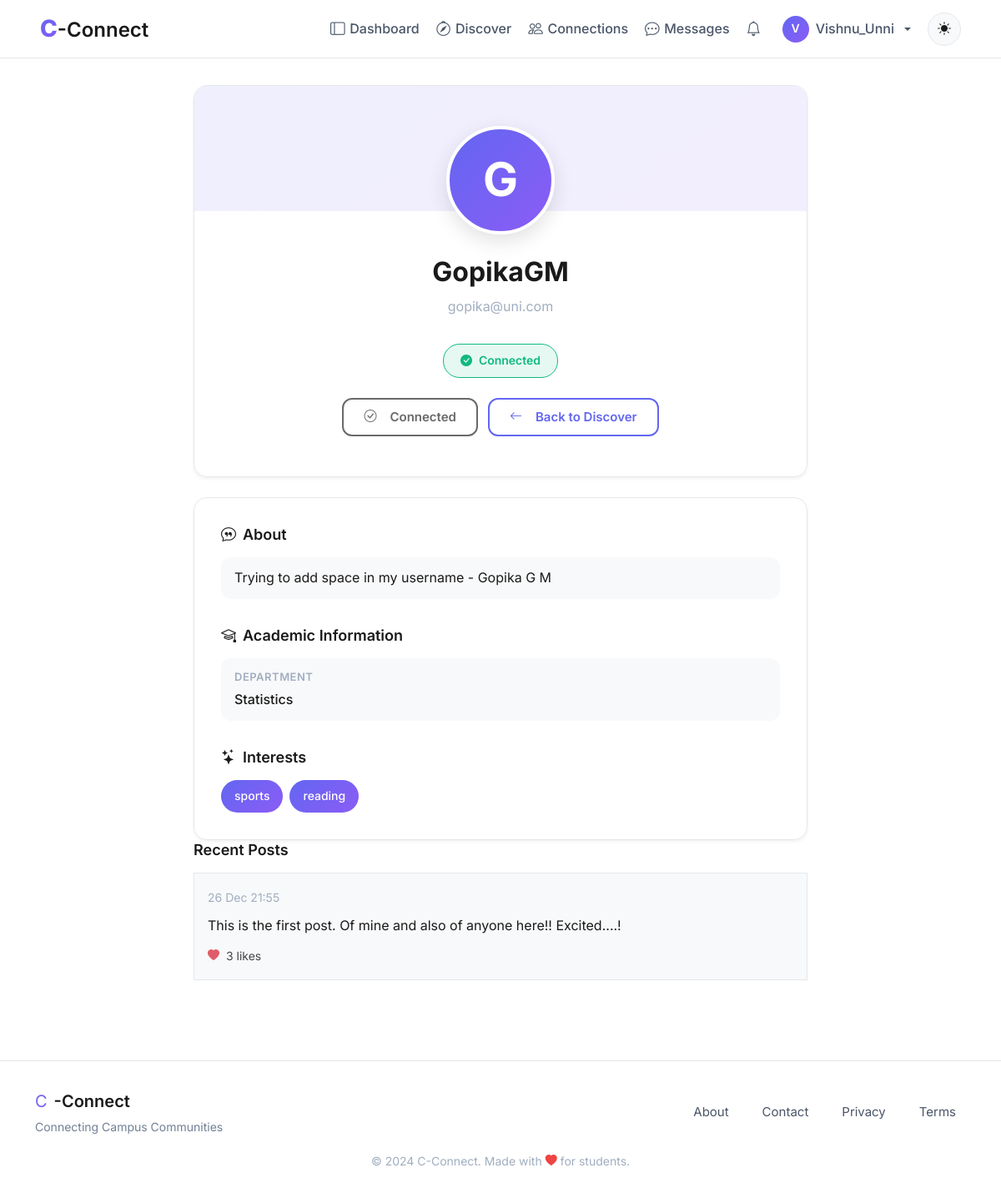
/user/26 (signed in), run on the app's committed database.
### models.py (models this page shows, shortened)
class User(UserMixin, db.Model):
    id = db.Column(db.Integer, primary_key=True, autoincrement=True)  # Unique identifier
    username = db.Column(db.String(100), nullable=False)  # Name of the user (later can add this unique if needed)
    email = db.Column(db.String(120), nullable=False, unique=True)  # Email of the user
    password = db.Column(db.String(200), nullable=False)  # Passwords not hashed yet (done in setup_db.py)
    created_at = db.Column(db.DateTime, default=db.func.now())  # Timestamp of account creation
    last_login = db.Column(db.DateTime, nullable=True)  # Timestamp of last login
    pass

class Profile(db.Model):
    id = db.Column(db.Integer, primary_key=True, autoincrement=True)  # Unique identifier
    user_id = db.Column(db.Integer, db.ForeignKey('user.id'), nullable=False,unique=True)  # Foreign key to User
    bio = db.Column(db.Text, nullable=True)
    profile_picture = db.Column(db.String(225), nullable=True)  # URL to profile
    department = db.Column(db.String(100), nullable=True)
    year=db.Column(db.String(20),nullable=True)
    interests=db.Column(db.JSON,nullable=True,default=list) #or db.String(500), can be comma separated values or db.Text
    location = db.Column(db.String(150), nullable=True)
    visibility = db.Column(db.String(50), default='public')  # public, private, connections-only
    updated_at = db.Column(db.DateTime, default=db.func.now(), onupdate=db.func.now())
    user = db.relationship('User', backref=db.backref('profile', uselist=False)) #here changed 'profiles' to 'profile'

class Post(db.Model):
    __tablename__ = "posts"
    id = db.Column(db.Integer, primary_key=True)
    user_id = db.Column(db.Integer, db.ForeignKey("user.id"), nullable=False)
    content = db.Column(db.Text, nullable=False)
    created_at = db.Column(db.DateTime, default=db.func.now(), index=True)
    user = db.relationship("User", backref="posts", lazy=True)
    likes = db.relationship(
        "PostLike",
        backref="post",
        cascade="all, delete-orphan",
        lazy="select"
    )

### blueprints/main/routes.py (the view)
@main.route("/user/<int:user_id>")
@login_required
def view_user_profile(user_id):
    if user_id <= 0 or user_id == current_user.id:
        return redirect(url_for("auth.profile"))
    user = User.query.get_or_404(user_id)
    profile = user.profile
    conn = Connection.query.filter(
        ((Connection.user_id == current_user.id) & (Connection.target_user_id == user_id)) |
        ((Connection.user_id == user_id) & (Connection.target_user_id == current_user.id))
    ).first()
    posts = (
        Post.query
        .filter_by(user_id=user.id)
        .order_by(Post.created_at.desc())
        .limit(10)
        .all()
    )
    if current_user.id != user.id:
        try:
            last_visit = (
                ProfileVisit.query
                .filter_by(viewer_id=current_user.id, viewed_id=user.id)
                .order_by(ProfileVisit.timestamp.desc())
                .first()
            )
            if not last_visit or (datetime.now(timezone.utc) - last_visit.timestamp).total_seconds() > 1800: #30 minutes
                v = ProfileVisit(viewer_id=current_user.id, viewed_id=user.id)
                db.session.add(v)
                db.session.commit()
        except:
            db.session.rollback()
    return render_template(
        "main/user_profile.html",
        user=user,
        profile=profile,
        conn=conn,
        posts=posts
    )

### blueprints/main/templates/main/user_profile.html (shortened to what this page needs)
{% extends "base.html" %}
{% block body %}
<div class="profile-container">
    <div class="container">
        <div class="row justify-content-center">
            <div class="col-lg-8">
                <div class="profile-header-card glass-card animate-on-scroll">
                        <div class="profile-avatar user-avatar profile-avatar-large">
    <span class="avatar-fallback" style="display: none;">
        {{ user.username[0].upper() }}
    </span>
    </div>
                    <h1 class="profile-name">{{ user.username }}</h1>
                    <p class="profile-email">{{ user.email }}</p>
                    {% if conn %}
                        {% if conn.status == 'accepted' %}
                            <div class="connection-status status-connected">
                                <i class="bi bi-check-circle-fill"></i>
                                Connected
                            </div>
                        {% endif %}
                    {% endif %}
                    <div class="action-buttons">
                        {% if conn is none %}
                            <form method="POST" action="{{ url_for('connections.connections_send', target_id=user.id) }}">
                                <input type="hidden" name="csrf_token" value="{{ csrf_token() }}">
                                <button class="btn btn-primary-custom">
                                    <i class="bi bi-person-plus me-2"></i>Send Connection Request
                                </button>
                            </form>
                        {% elif conn.status == 'pending' and conn.user_id == current_user.id %}
                            <button class="btn btn-outline-custom" disabled>
                                <i class="bi bi-clock me-2"></i>Request Pending
                            </button>
                        {% elif conn.status == 'accepted' %}
                            <button class="btn btn-outline-custom" disabled>
                                <i class="bi bi-check-circle me-2"></i>Connected
                            </button>
                        {% endif %}
                        <a href="{{ url_for('main.search_page') }}" class="btn btn-outline-custom">
                            <i class="bi bi-arrow-left me-2"></i>Back to Discover
                        </a>
                    </div>
                </div>
                <div class="profile-info-card glass-card animate-on-scroll mt-4">
                    {% if profile and profile.bio %}
                    <div class="info-section">
                        <h2 class="info-title">
                            <i class="bi bi-chat-quote"></i>
                            About
                        </h2>
                        <div class="info-item">
                            <p style="margin: 0; line-height: 1.6; color: var(--text-primary);">
                                {{ profile.bio }}
                            </p>
                        </div>
                    </div>
                    {% endif %}
                    {% if profile and (profile.department or profile.year or profile.location) %}
                    <div class="info-section">
                        <h2 class="info-title">
                            <i class="bi bi-mortarboard"></i>
                            Academic Information
                        </h2>
                        {% if profile.department %}
                        <div class="info-item">
                            <div class="info-label">Department</div>
                            <div class="info-value">{{ profile.department }}</div>
                        </div>
                        {% endif %}
                    </div>
                    {% endif %}
                    {% if profile and profile.interests %}
                    <div class="info-section">
                        <h2 class="info-title">
                            <i class="bi bi-stars"></i>
                            Interests
                        </h2>
                        <div class="interests-list">
                            {% for interest in profile.interests %}
                                <span class="interest-badge">{{ interest }}</span>
                            {% endfor %}
                        </div>
                    </div>
                    {% endif %}
                </div>
                {% if posts %}
                <div class="info-section">
                    <h2 class="info-title">
                        Recent Posts
                    </h2>
                    <div class="posts-list">
                        {% for post in posts %}
                        <div class="post-item">
                            <div class="post-meta">
                                <small class="text-muted">{{ post.created_at.strftime("%d %b %H:%M") }}</small>
                            </div>
                            <p class="post-content">{{ post.content }}</p>
                            <div class="post-footer">
                                <small>
                                    <i style="color: #dc3545;" class="bi bi-heart-fill me-1"></i>
                                    {{ post.likes|length }} likes
                                </small>
                            </div>
                        </div>
                        {% endfor %}
                    </div>
                </div>
                {% else %}
                <div class="empty-info">
                    <i class="bi bi-rss me-2"></i>
                    No posts yet
                </div>
                {% endif %}
            </div>
        </div>
    </div>
</div>
{% endblock %}

### templates/base.html (shortened to what this page needs)
<!DOCTYPE html>
<html lang="en">
<head>
    <link rel="stylesheet" href="https://cdn.jsdelivr.net/npm/bootstrap-icons@1.11.1/font/bootstrap-icons.css">
    <link href="https://cdn.jsdelivr.net/npm/bootstrap@5.3.2/dist/css/bootstrap.min.css" rel="stylesheet">
    <link rel="stylesheet" href="{{ url_for('static', filename='css/global.css') }}">
</head>
<body>
    <nav class="navbar navbar-expand-lg navbar-glass fixed-top">
        <div class="container-fluid px-lg-5 px-3">
            <a class="navbar-brand" href="{{ url_for('main.home') }}">
                <span class="brand-c">C</span><span class="brand-connect">-Connect</span>
            </a>
            <div class="collapse navbar-collapse" id="navbarNav">
                <ul class="navbar-nav ms-auto align-items-lg-center gap-1">
                    {% if current_user.is_authenticated %}
                        <li class="nav-item">
                            <a class="nav-link" href="{{ url_for('main.dashboard') }}">
                                <i class="bi bi-layout-sidebar"></i>Dashboard
                            </a>
                        </li>
                        <li class="nav-item">
                            <a class="nav-link" href="{{ url_for('main.search_page') }}">
                                <i class="bi bi-compass"></i>Discover
                            </a>
                        </li>
                        <li class="nav-item">
                            <a class="nav-link" href="{{ url_for('connections.connections_home') }}">
                                <i class="bi bi-people"></i>Connections
                            </a>
                        </li>
                        <li class="nav-item">
                            <a class="nav-link" href="{{ url_for('main.messages') }}">
                                <i class="bi bi-chat-dots"></i>Messages
                            </a>
                        </li>
                        <li class="nav-item position-relative">
                            <a class="nav-link" href="{{ url_for('notifications.notifications_list') }}">
                                <i class="bi bi-bell"></i>
                                {% set unread = current_user.notifications | selectattr("is_read", "equalto", False) | list %}
                            </a>
                        </li>
                        <li class="nav-item dropdown">
                            <a class="nav-link dropdown-toggle d-flex align-items-center gap-2" href="#" role="button" data-bs-toggle="dropdown">
                                <div style="width: 32px; height: 32px; border-radius: 50%; background: linear-gradient(135deg, var(--primary-color), var(--accent-color)); display: flex; align-items: center; justify-content: center; color: white; font-weight: 600; font-size: 0.875rem;">
                                    {{ current_user.username[0].upper() }}
                                </div>
                                <span class="d-none d-lg-inline">{{ current_user.username }}</span>
                            </a>
                        </li>
                    {% endif %}
                    <li class="nav-item ms-lg-2">
                        <button class="btn-theme-toggle" id="themeToggle" aria-label="Toggle theme">
                            <i class="bi bi-sun-fill" id="themeIcon"></i>
                        </button>
                    </li>
                </ul>
            </div>
        </div>
    </nav>
    <main class="main-content">
        {% block body %}{% endblock %}
    </main>
    <footer class="footer-glass">
        <div class="container">
            <div class="row align-items-center">
                <div class="col-md-6 text-center text-md-start mb-3 mb-md-0">
                    <div class="d-flex align-items-center justify-content-center justify-content-md-start gap-2">
                        <span class="brand-c" style="font-size: 1.25rem;">C</span>
                        <span class="brand-connect" style="font-size: 1.25rem;">-Connect</span>
                    </div>
                    <p class="footer-tagline mb-0">Connecting Campus Communities</p>
                </div>
                <div class="col-md-6">
                    <div class="d-flex justify-content-center justify-content-md-end gap-3 flex-wrap">
                        <a href="{{ url_for('main.about') }}" class="footer-link">About</a>
                        <a href="{{ url_for('main.contact') }}" class="footer-link">Contact</a>
                        <a href="#" class="footer-link">Privacy</a>
                        <a href="#" class="footer-link">Terms</a>
                    </div>
                </div>
            </div>
            <div class="row mt-3">
                <div class="col text-center">
                    <small class="text-muted">
                        &copy; 2024 C-Connect. Made with <i class="bi bi-heart-fill" style="color: var(--danger-color);"></i> for students.
                    </small>
                </div>
            </div>
        </div>
    </footer>
</body>
</html>

### data on the page
User: username "V", username "Vishnu_Unni"
User: username "G", username "GopikaGM", email "gopika@uni.com"
Profile: bio "Trying to add space in my username - Gopika G M", department "Statistics"
Post: created_at "26 Dec 21:55", content "This is the first post. Of mine and also of anyone here!! Excited....!", likes|length "3"

### other printed values
{{ interest }} "sports" "reading"
